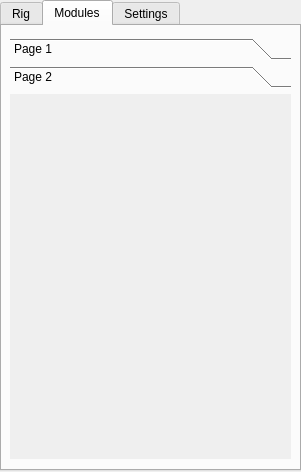
<?xml version="1.0" encoding="UTF-8"?>
<ui version="4.0">
 <class>Form</class>
 <widget class="QWidget" name="Form">
  <property name="geometry">
   <rect>
    <x>0</x>
    <y>0</y>
    <width>301</width>
    <height>472</height>
   </rect>
  </property>
  <property name="windowTitle">
   <string>Form</string>
  </property>
  <widget class="QTabWidget" name="tabWidget">
   <property name="geometry">
    <rect>
     <x>0</x>
     <y>0</y>
     <width>301</width>
     <height>471</height>
    </rect>
   </property>
   <property name="currentIndex">
    <number>1</number>
   </property>
   <widget class="QWidget" name="Rig">
    <attribute name="title">
     <string>Rig</string>
    </attribute>
    <widget class="QGroupBox" name="skeleton_box">
     <property name="enabled">
      <bool>false</bool>
     </property>
     <property name="geometry">
      <rect>
       <x>10</x>
       <y>280</y>
       <width>281</width>
       <height>81</height>
      </rect>
     </property>
     <property name="title">
      <string>Skeleton Creation</string>
     </property>
     <widget class="QWidget" name="gridLayoutWidget_6">
      <property name="geometry">
       <rect>
        <x>9</x>
        <y>19</y>
        <width>261</width>
        <height>51</height>
       </rect>
      </property>
      <layout class="QGridLayout" name="gridLayout_6">
       <item row="0" column="0">
        <widget class="QPushButton" name="create_skeleton">
         <property name="sizePolicy">
          <sizepolicy hsizetype="Minimum" vsizetype="Minimum">
           <horstretch>0</horstretch>
           <verstretch>0</verstretch>
          </sizepolicy>
         </property>
         <property name="text">
          <string>Create Skeleton</string>
         </property>
        </widget>
       </item>
      </layout>
     </widget>
    </widget>
    <widget class="QGroupBox" name="groupBox_2">
     <property name="geometry">
      <rect>
       <x>11</x>
       <y>121</y>
       <width>281</width>
       <height>151</height>
      </rect>
     </property>
     <property name="title">
      <string>Module Creation</string>
     </property>
     <widget class="QWidget" name="gridLayoutWidget">
      <property name="geometry">
       <rect>
        <x>9</x>
        <y>19</y>
        <width>263</width>
        <height>22</height>
       </rect>
      </property>
      <layout class="QGridLayout" name="gridLayout">
       <property name="sizeConstraint">
        <enum>QLayout::SetNoConstraint</enum>
       </property>
       <item row="0" column="1">
        <widget class="QCheckBox" name="add_hand">
         <property name="sizePolicy">
          <sizepolicy hsizetype="Minimum" vsizetype="Maximum">
           <horstretch>0</horstretch>
           <verstretch>0</verstretch>
          </sizepolicy>
         </property>
         <property name="layoutDirection">
          <enum>Qt::LeftToRight</enum>
         </property>
         <property name="text">
          <string>Add Hand</string>
         </property>
        </widget>
       </item>
       <item row="0" column="0">
        <widget class="QComboBox" name="available_modules">
         <property name="sizePolicy">
          <sizepolicy hsizetype="Minimum" vsizetype="Minimum">
           <horstretch>0</horstretch>
           <verstretch>0</verstretch>
          </sizepolicy>
         </property>
        </widget>
       </item>
      </layout>
     </widget>
     <widget class="QWidget" name="gridLayoutWidget_2">
      <property name="geometry">
       <rect>
        <x>9</x>
        <y>49</y>
        <width>261</width>
        <height>22</height>
       </rect>
      </property>
      <layout class="QGridLayout" name="gridLayout_2">
       <item row="0" column="1">
        <widget class="QComboBox" name="side">
         <property name="enabled">
          <bool>false</bool>
         </property>
         <property name="sizePolicy">
          <sizepolicy hsizetype="Minimum" vsizetype="Fixed">
           <horstretch>0</horstretch>
           <verstretch>0</verstretch>
          </sizepolicy>
         </property>
         <item>
          <property name="text">
           <string>l</string>
          </property>
         </item>
         <item>
          <property name="text">
           <string>r</string>
          </property>
         </item>
         <item>
          <property name="text">
           <string>None</string>
          </property>
         </item>
        </widget>
       </item>
       <item row="0" column="0">
        <widget class="QLabel" name="label">
         <property name="sizePolicy">
          <sizepolicy hsizetype="Maximum" vsizetype="Preferred">
           <horstretch>0</horstretch>
           <verstretch>0</verstretch>
          </sizepolicy>
         </property>
         <property name="text">
          <string>Side:</string>
         </property>
        </widget>
       </item>
       <item row="0" column="2">
        <spacer name="horizontalSpacer">
         <property name="orientation">
          <enum>Qt::Horizontal</enum>
         </property>
         <property name="sizeType">
          <enum>QSizePolicy::Maximum</enum>
         </property>
         <property name="sizeHint" stdset="0">
          <size>
           <width>300</width>
           <height>20</height>
          </size>
         </property>
        </spacer>
       </item>
      </layout>
     </widget>
     <widget class="QWidget" name="gridLayoutWidget_3">
      <property name="geometry">
       <rect>
        <x>9</x>
        <y>79</y>
        <width>261</width>
        <height>22</height>
       </rect>
      </property>
      <layout class="QGridLayout" name="gridLayout_3">
       <item row="0" column="0">
        <widget class="QLabel" name="label_2">
         <property name="sizePolicy">
          <sizepolicy hsizetype="Maximum" vsizetype="Preferred">
           <horstretch>0</horstretch>
           <verstretch>0</verstretch>
          </sizepolicy>
         </property>
         <property name="minimumSize">
          <size>
           <width>0</width>
           <height>0</height>
          </size>
         </property>
         <property name="text">
          <string>Offset: </string>
         </property>
        </widget>
       </item>
       <item row="0" column="1">
        <widget class="QSpinBox" name="offset_x">
         <property name="maximum">
          <number>99999</number>
         </property>
         <property name="value">
          <number>0</number>
         </property>
         <property name="displayIntegerBase">
          <number>10</number>
         </property>
        </widget>
       </item>
       <item row="0" column="2">
        <widget class="QSpinBox" name="offset_y">
         <property name="sizePolicy">
          <sizepolicy hsizetype="Minimum" vsizetype="Fixed">
           <horstretch>0</horstretch>
           <verstretch>0</verstretch>
          </sizepolicy>
         </property>
         <property name="maximum">
          <number>99999</number>
         </property>
        </widget>
       </item>
       <item row="0" column="3">
        <widget class="QSpinBox" name="offset_z">
         <property name="maximum">
          <number>99999</number>
         </property>
        </widget>
       </item>
      </layout>
     </widget>
    </widget>
    <widget class="QGroupBox" name="groupBox">
     <property name="geometry">
      <rect>
       <x>10</x>
       <y>10</y>
       <width>281</width>
       <height>91</height>
      </rect>
     </property>
     <property name="title">
      <string>Setup</string>
     </property>
     <widget class="QWidget" name="gridLayoutWidget_5">
      <property name="geometry">
       <rect>
        <x>100</x>
        <y>19</y>
        <width>171</width>
        <height>61</height>
       </rect>
      </property>
      <layout class="QGridLayout" name="gridLayout_5">
       <item row="1" column="0">
        <widget class="QLabel" name="label_4">
         <property name="sizePolicy">
          <sizepolicy hsizetype="Maximum" vsizetype="Preferred">
           <horstretch>0</horstretch>
           <verstretch>0</verstretch>
          </sizepolicy>
         </property>
         <property name="text">
          <string>Joint Orient:</string>
         </property>
        </widget>
       </item>
       <item row="1" column="1">
        <widget class="QComboBox" name="oritentation">
         <item>
          <property name="text">
           <string>xyz</string>
          </property>
         </item>
         <item>
          <property name="text">
           <string>yzx</string>
          </property>
         </item>
         <item>
          <property name="text">
           <string>zxy</string>
          </property>
         </item>
        </widget>
       </item>
       <item row="0" column="0">
        <widget class="QLabel" name="label_3">
         <property name="text">
          <string>Global Scale:</string>
         </property>
        </widget>
       </item>
       <item row="0" column="1">
        <widget class="QDoubleSpinBox" name="scale_box">
         <property name="decimals">
          <number>1</number>
         </property>
         <property name="singleStep">
          <double>0.100000000000000</double>
         </property>
         <property name="value">
          <double>1.000000000000000</double>
         </property>
        </widget>
       </item>
      </layout>
     </widget>
     <widget class="QLabel" name="image">
      <property name="geometry">
       <rect>
        <x>0</x>
        <y>10</y>
        <width>91</width>
        <height>81</height>
       </rect>
      </property>
      <property name="sizePolicy">
       <sizepolicy hsizetype="Minimum" vsizetype="Minimum">
        <horstretch>0</horstretch>
        <verstretch>0</verstretch>
       </sizepolicy>
      </property>
      <property name="text">
       <string/>
      </property>
      <property name="pixmap">
       <pixmap>E:/YR2/Branding/logo_new_transparent.png</pixmap>
      </property>
      <property name="scaledContents">
       <bool>true</bool>
      </property>
     </widget>
    </widget>
    <widget class="QWidget" name="gridLayoutWidget_4">
     <property name="geometry">
      <rect>
       <x>21</x>
       <y>231</y>
       <width>261</width>
       <height>31</height>
      </rect>
     </property>
     <layout class="QGridLayout" name="gridLayout_4">
      <item row="0" column="0">
       <widget class="QPushButton" name="add_module">
        <property name="sizePolicy">
         <sizepolicy hsizetype="Minimum" vsizetype="Expanding">
          <horstretch>0</horstretch>
          <verstretch>0</verstretch>
         </sizepolicy>
        </property>
        <property name="text">
         <string>Add Module</string>
        </property>
       </widget>
      </item>
      <item row="0" column="1">
       <widget class="QPushButton" name="remove_module">
        <property name="sizePolicy">
         <sizepolicy hsizetype="Minimum" vsizetype="Expanding">
          <horstretch>0</horstretch>
          <verstretch>0</verstretch>
         </sizepolicy>
        </property>
        <property name="text">
         <string>Remove Module</string>
        </property>
       </widget>
      </item>
     </layout>
    </widget>
    <widget class="QGroupBox" name="groupBox_4">
     <property name="enabled">
      <bool>true</bool>
     </property>
     <property name="geometry">
      <rect>
       <x>11</x>
       <y>371</y>
       <width>281</width>
       <height>71</height>
      </rect>
     </property>
     <property name="title">
      <string>Rig Editor</string>
     </property>
     <widget class="QWidget" name="gridLayoutWidget_7">
      <property name="geometry">
       <rect>
        <x>9</x>
        <y>19</y>
        <width>261</width>
        <height>41</height>
       </rect>
      </property>
      <layout class="QGridLayout" name="gridLayout_7">
       <item row="0" column="1">
        <widget class="QPushButton" name="polish_rig">
         <property name="enabled">
          <bool>false</bool>
         </property>
         <property name="sizePolicy">
          <sizepolicy hsizetype="Minimum" vsizetype="Minimum">
           <horstretch>0</horstretch>
           <verstretch>0</verstretch>
          </sizepolicy>
         </property>
         <property name="text">
          <string>Polish Rig</string>
         </property>
        </widget>
       </item>
       <item row="0" column="0">
        <widget class="QPushButton" name="edit_blueprint">
         <property name="enabled">
          <bool>true</bool>
         </property>
         <property name="sizePolicy">
          <sizepolicy hsizetype="Minimum" vsizetype="Minimum">
           <horstretch>0</horstretch>
           <verstretch>0</verstretch>
          </sizepolicy>
         </property>
         <property name="text">
          <string>Edit Blueprint</string>
         </property>
        </widget>
       </item>
      </layout>
     </widget>
    </widget>
   </widget>
   <widget class="QWidget" name="Modules">
    <attribute name="title">
     <string>Modules</string>
    </attribute>
    <widget class="QToolBox" name="toolBox">
     <property name="geometry">
      <rect>
       <x>8</x>
       <y>12</y>
       <width>281</width>
       <height>421</height>
      </rect>
     </property>
     <property name="currentIndex">
      <number>1</number>
     </property>
     <widget class="QWidget" name="page">
      <property name="geometry">
       <rect>
        <x>0</x>
        <y>0</y>
        <width>69</width>
        <height>69</height>
       </rect>
      </property>
      <attribute name="label">
       <string>Page 1</string>
      </attribute>
     </widget>
     <widget class="QWidget" name="page_2">
      <property name="geometry">
       <rect>
        <x>0</x>
        <y>0</y>
        <width>281</width>
        <height>367</height>
       </rect>
      </property>
      <attribute name="label">
       <string>Page 2</string>
      </attribute>
     </widget>
    </widget>
   </widget>
   <widget class="QWidget" name="Settings">
    <attribute name="title">
     <string>Settings</string>
    </attribute>
    <widget class="QGroupBox" name="groupBox_3">
     <property name="geometry">
      <rect>
       <x>9</x>
       <y>9</y>
       <width>281</width>
       <height>71</height>
      </rect>
     </property>
     <property name="title">
      <string>Colours</string>
     </property>
     <widget class="QWidget" name="horizontalLayoutWidget">
      <property name="geometry">
       <rect>
        <x>9</x>
        <y>19</y>
        <width>261</width>
        <height>41</height>
       </rect>
      </property>
      <layout class="QHBoxLayout" name="horizontalLayout">
       <item>
        <widget class="QPushButton" name="colour_left">
         <property name="sizePolicy">
          <sizepolicy hsizetype="Minimum" vsizetype="Minimum">
           <horstretch>0</horstretch>
           <verstretch>0</verstretch>
          </sizepolicy>
         </property>
         <property name="autoFillBackground">
          <bool>false</bool>
         </property>
         <property name="styleSheet">
          <string notr="true">background-color: red</string>
         </property>
         <property name="text">
          <string/>
         </property>
        </widget>
       </item>
       <item>
        <widget class="QPushButton" name="colour_middle">
         <property name="sizePolicy">
          <sizepolicy hsizetype="Minimum" vsizetype="Minimum">
           <horstretch>0</horstretch>
           <verstretch>0</verstretch>
          </sizepolicy>
         </property>
         <property name="styleSheet">
          <string notr="true">background-color: yellow</string>
         </property>
         <property name="text">
          <string/>
         </property>
        </widget>
       </item>
       <item>
        <widget class="QPushButton" name="colour_right">
         <property name="sizePolicy">
          <sizepolicy hsizetype="Minimum" vsizetype="Minimum">
           <horstretch>0</horstretch>
           <verstretch>0</verstretch>
          </sizepolicy>
         </property>
         <property name="styleSheet">
          <string notr="true">background-color: blue</string>
         </property>
         <property name="text">
          <string/>
         </property>
        </widget>
       </item>
      </layout>
     </widget>
    </widget>
    <widget class="QGroupBox" name="groupBox_5">
     <property name="geometry">
      <rect>
       <x>9</x>
       <y>89</y>
       <width>281</width>
       <height>51</height>
      </rect>
     </property>
     <property name="title">
      <string>Hands</string>
     </property>
     <widget class="QWidget" name="gridLayoutWidget_8">
      <property name="geometry">
       <rect>
        <x>10</x>
        <y>20</y>
        <width>261</width>
        <height>22</height>
       </rect>
      </property>
      <layout class="QGridLayout" name="gridLayout_8">
       <item row="0" column="1">
        <widget class="QSpinBox" name="fingers_amount">
         <property name="sizePolicy">
          <sizepolicy hsizetype="Maximum" vsizetype="Fixed">
           <horstretch>0</horstretch>
           <verstretch>0</verstretch>
          </sizepolicy>
         </property>
         <property name="value">
          <number>5</number>
         </property>
        </widget>
       </item>
       <item row="0" column="0">
        <widget class="QLabel" name="label_5">
         <property name="sizePolicy">
          <sizepolicy hsizetype="Maximum" vsizetype="Preferred">
           <horstretch>0</horstretch>
           <verstretch>0</verstretch>
          </sizepolicy>
         </property>
         <property name="text">
          <string>Fingers Amount:</string>
         </property>
        </widget>
       </item>
       <item row="0" column="2">
        <spacer name="horizontalSpacer_2">
         <property name="orientation">
          <enum>Qt::Horizontal</enum>
         </property>
         <property name="sizeHint" stdset="0">
          <size>
           <width>40</width>
           <height>20</height>
          </size>
         </property>
        </spacer>
       </item>
      </layout>
     </widget>
    </widget>
    <widget class="QGroupBox" name="groupBox_6">
     <property name="geometry">
      <rect>
       <x>9</x>
       <y>149</y>
       <width>281</width>
       <height>51</height>
      </rect>
     </property>
     <property name="title">
      <string>Rig Name</string>
     </property>
     <widget class="QWidget" name="gridLayoutWidget_9">
      <property name="geometry">
       <rect>
        <x>9</x>
        <y>19</y>
        <width>261</width>
        <height>22</height>
       </rect>
      </property>
      <layout class="QGridLayout" name="gridLayout_9">
       <item row="0" column="0">
        <widget class="QLabel" name="label_7">
         <property name="sizePolicy">
          <sizepolicy hsizetype="Maximum" vsizetype="Preferred">
           <horstretch>0</horstretch>
           <verstretch>0</verstretch>
          </sizepolicy>
         </property>
         <property name="text">
          <string>Top Level Name:</string>
         </property>
        </widget>
       </item>
       <item row="0" column="1">
        <widget class="QLineEdit" name="rig_master_name">
         <property name="text">
          <string>WD_Rig_Master</string>
         </property>
        </widget>
       </item>
      </layout>
     </widget>
    </widget>
   </widget>
  </widget>
 </widget>
 <resources/>
 <connections/>
</ui>
